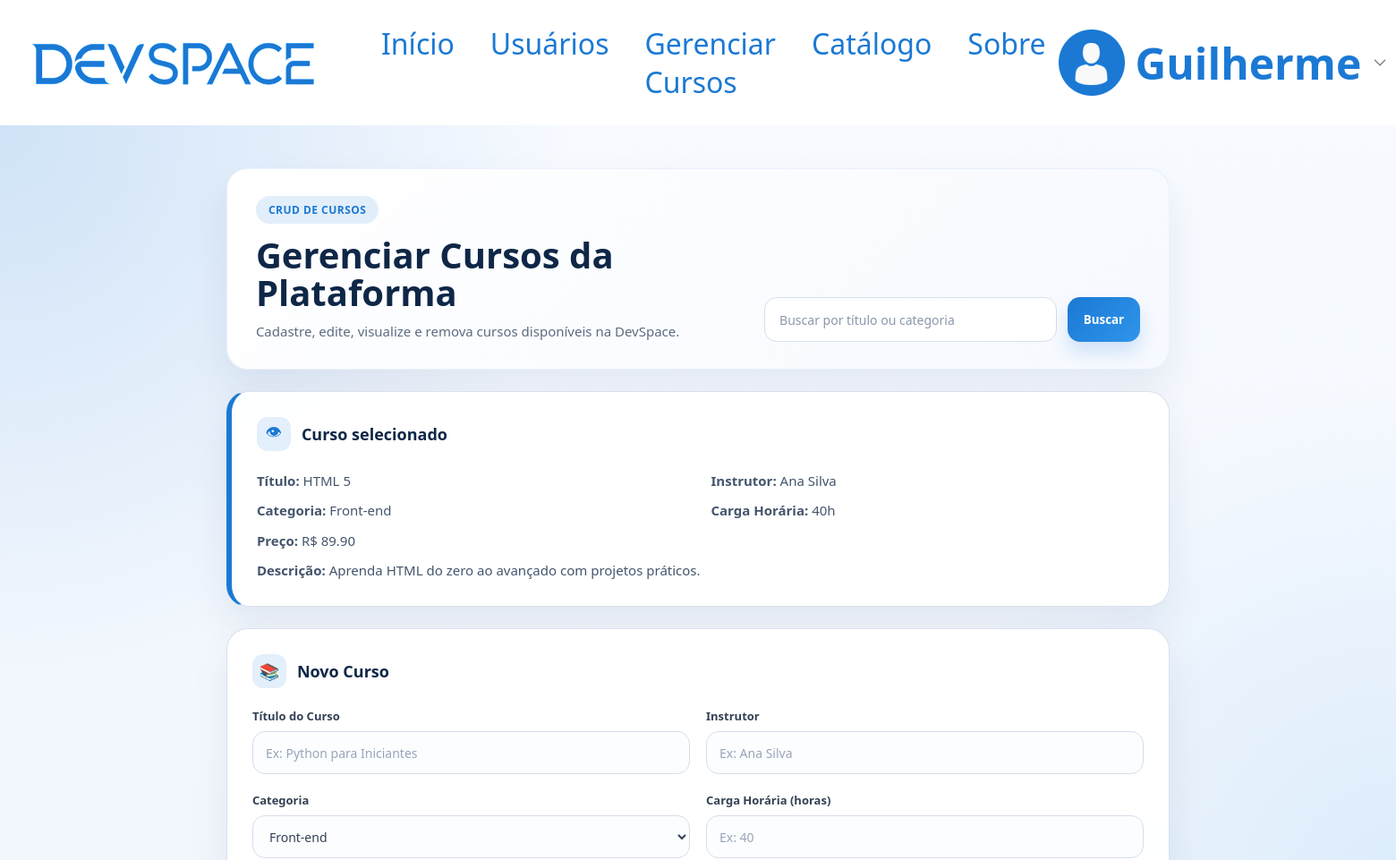
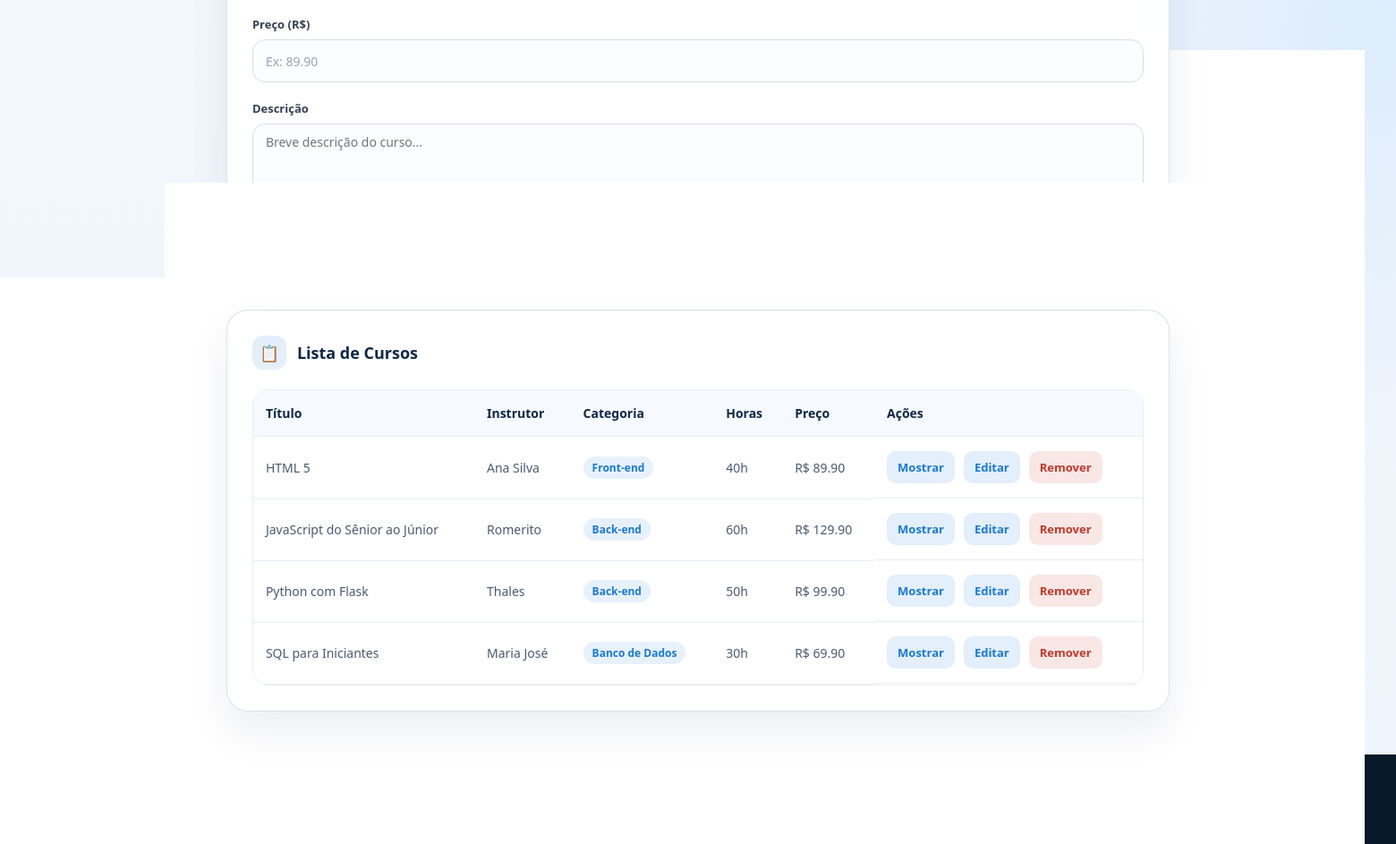
The app's page /gerenciar-cursos/1 (signed in) with its own data (2 pictures, top to bottom).
### tables this page shows
CREATE TABLE cursos (
                id INTEGER PRIMARY KEY AUTOINCREMENT,
                titulo TEXT NOT NULL,
                instrutor TEXT NOT NULL,
                categoria TEXT NOT NULL,
                carga_horaria INTEGER NOT NULL,
                preco REAL NOT NULL,
                descricao TEXT
            );

### app.py (the view)
@app.route('/gerenciar-cursos/<int:id_curso>')
@login_requerido
def mostrar_curso(id_curso):
    usuario = usuario_da_query()
    curso = buscar_curso_por_id(id_curso)
    if not curso:
        flash('Curso não encontrado.')
        return redirect(url_for('gerenciar_cursos'))
    return render_template(
        'cursos/gerenciar.html',
        usuario=usuario,
        cursos=listar_cursos(),
        buscar='',
        curso_selecionado=curso,
        curso_edicao=None
    )

### app.py (called while the page is built)
def login_requerido(f):
    @wraps(f)
    def verificar(*args, **kwargs):
        if not session.get('usuario'):
            flash('você precisa estar logado para acessar essa página.')
            return redirect(url_for('login'))
        return f(*args, **kwargs)
    return verificar

def usuario_da_query():
    usuario = session.get('usuario')
    if usuario:
        return usuario
    return {'nome': 'Visitante', 'email': ''}

### db.py (called while the page is built)
def conectar_banco():
    conexao = sqlite3.connect(CAMINHO_BANCO)
    conexao.row_factory = sqlite3.Row
    return conexao

def registro_para_curso(registro):
    if registro is None:
        return None
    return {
        'id': registro['id'],
        'titulo': registro['titulo'],
        'instrutor': registro['instrutor'],
        'categoria': registro['categoria'],
        'carga_horaria': registro['carga_horaria'],
        'preco': registro['preco'],
        'descricao': registro['descricao']
    }

def listar_cursos(filtro=''):
    termo = filtro.strip().lower()
    with conectar_banco() as conexao:
        if termo:
            registros = conexao.execute(
                '''
                SELECT id, titulo, instrutor, categoria, carga_horaria, preco, descricao
                FROM cursos
                WHERE lower(titulo) LIKE ? OR lower(categoria) LIKE ? OR lower(instrutor) LIKE ?
                ORDER BY lower(titulo)
                ''',
                (f'%{termo}%', f'%{termo}%', f'%{termo}%')
            ).fetchall()
        else:
            registros = conexao.execute(
                'SELECT id, titulo, instrutor, categoria, carga_horaria, preco, descricao FROM cursos ORDER BY lower(titulo)'
            ).fetchall()
    return [registro_para_curso(r) for r in registros]

def buscar_curso_por_id(id_curso):
    with conectar_banco() as conexao:
        registro = conexao.execute(
            'SELECT id, titulo, instrutor, categoria, carga_horaria, preco, descricao FROM cursos WHERE id = ?',
            (id_curso,)
        ).fetchone()
    return registro_para_curso(registro)

### templates/cursos/gerenciar.html (shortened to what this page needs)
{% extends "base.html" %} {% block title %} Gerenciamento de Cursos {% endblock %} {% block css %}
<link rel="stylesheet" href="{{url_for('static', filename='css/user.css')}}" />
<link rel="stylesheet" href="{{url_for('static', filename='css/cursos_crud.css')}}" />
{% endblock %} {% block content %}
<main class="user-main">
  <div class="user-container">
    <section class="user-hero">
      <div class="user-hero-copy">
        <span class="user-label">CRUD de Cursos</span>
        <h1>Gerenciar Cursos da Plataforma</h1>
        <p>Cadastre, edite, visualize e remova cursos disponíveis na DevSpace.</p>
      </div>
      <form class="user-search" method="get" action="{{ url_for('gerenciar_cursos') }}">
        <input
          type="search"
          name="buscar"
          value="{{ buscar }}"
          placeholder="Buscar por título ou categoria"
        />
        <button type="submit">Buscar</button>
      </form>
    </section>
    {% if curso_selecionado %}
    <section class="user-card user-destaque">
      <div class="card-secao-titulo">
        <span class="secao-icone">👁</span>
        <h3>Curso selecionado</h3>
      </div>
      <div class="user-detalhe curso-detalhe-grid">
        <p><strong>Título:</strong> {{ curso_selecionado.titulo }}</p>
        <p><strong>Instrutor:</strong> {{ curso_selecionado.instrutor }}</p>
        <p><strong>Categoria:</strong> {{ curso_selecionado.categoria }}</p>
        <p><strong>Carga Horária:</strong> {{ curso_selecionado.carga_horaria }}h</p>
        <p><strong>Preço:</strong> R$ {{ "%.2f"|format(curso_selecionado.preco) }}</p>
        <p class="descricao-full"><strong>Descrição:</strong> {{ curso_selecionado.descricao }}</p>
      </div>
    </section>
    {% endif %}
    <div class="user-grid">
      <section class="user-card">
        <div class="card-secao-titulo">
          <span class="secao-icone">📚</span>
          <h3>{% if curso_edicao %}Editar Curso{% else %}Novo Curso{% endif %}</h3>
        </div>
        <form
          class="user-form"
          method="post"
          action="{% if curso_edicao %}{{ url_for('editar_curso', id_curso=curso_edicao.id) }}{% else %}{{ url_for('salvar_curso') }}{% endif %}"
        >
          <div class="form-grd">
            <div class="form-grp">
              <label for="titulo">Título do Curso</label>
              <input
                type="text"
                id="titulo"
                name="titulo"
                placeholder="Ex: Python para Iniciantes"
                value="{{ curso_edicao.titulo if curso_edicao else '' }}"
              />
            </div>
            <div class="form-grp">
              <label for="instrutor">Instrutor</label>
              <input
                type="text"
                id="instrutor"
                name="instrutor"
                placeholder="Ex: Ana Silva"
                value="{{ curso_edicao.instrutor if curso_edicao else '' }}"
              />
            </div>
          </div>
          <div class="form-grd">
            <div class="form-grp">
              <label for="categoria">Categoria</label>
              <select id="categoria" name="categoria" class="form-select">
                {% set cats = ['Front-end', 'Back-end', 'Banco de Dados', 'Mobile', 'DevOps', 'Design', 'Outros'] %}
                {% for cat in cats %}
                <option value="{{ cat }}" {% if curso_edicao and curso_edicao.categoria == cat %}selected{% endif %}>{{ cat }}</option>
                {% endfor %}
              </select>
            </div>
            <div class="form-grp">
              <label for="carga_horaria">Carga Horária (horas)</label>
              <input
                type="number"
                id="carga_horaria"
                name="carga_horaria"
                min="1"
                placeholder="Ex: 40"
                value="{{ curso_edicao.carga_horaria if curso_edicao else '' }}"
              />
            </div>
          </div>
          <div class="form-grd form-grd-senha">
            <div class="form-grp">
              <label for="preco">Preço (R$)</label>
              <input
                type="number"
                id="preco"
                name="preco"
                step="0.01"
                min="0"
                placeholder="Ex: 89.90"
                value="{{ curso_edicao.preco if curso_edicao else '' }}"
              />
            </div>
          </div>
          <div class="form-grd form-grd-senha">
            <div class="form-grp">
              <label for="descricao">Descrição</label>
              <textarea
                id="descricao"
                name="descricao"
                rows="3"
                placeholder="Breve descrição do curso..."
                class="form-textarea"
              >{{ curso_edicao.descricao if curso_edicao else '' }}</textarea>
            </div>
          </div>
          <div class="salvar-btn-wrapper">
            <button class="btn-salvar" type="submit">
            </button>
          </div>
        </form>
      </section>
      <section class="user-card">
        <div class="card-secao-titulo">
          <span class="secao-icone">📋</span>
          <h3>Lista de Cursos</h3>
        </div>
        <div class="tabela-wrapper">
          <table class="tabela-usuarios">
            <thead>
              <tr>
                <th>Título</th>
                <th>Instrutor</th>
                <th>Categoria</th>
                <th>Horas</th>
                <th>Preço</th>
                <th>Ações</th>
              </tr>
            </thead>
            <tbody>
              {% for curso in cursos %}
              <tr>
                <td>{{ curso.titulo }}</td>
                <td>{{ curso.instrutor }}</td>
                <td><span class="badge-categoria">{{ curso.categoria }}</span></td>
                <td>{{ curso.carga_horaria }}h</td>
                <td>R$ {{ "%.2f"|format(curso.preco) }}</td>
                <td class="acoes">
                  <a class="acao-link" href="{{ url_for('mostrar_curso', id_curso=curso.id) }}">Mostrar</a>
                  <a class="acao-link" href="{{ url_for('editar_curso', id_curso=curso.id) }}">Editar</a>
                  <form method="post" action="{{ url_for('remover_curso', id_curso=curso.id) }}">
                    <button class="acao-excluir" type="submit">Remover</button>
                  </form>
                </td>
              </tr>
              {% else %}
              <tr>
                <td colspan="6" class="linha-vazia">Nenhum curso encontrado.</td>
              </tr>
              {% endfor %}
            </tbody>
          </table>
        </div>
      </section>
    </div>
  </div>
</main>
{% endblock %}

### templates/base.html (shortened to what this page needs)
<!doctype html>
<html lang="pt-br">
  <head>
    <link
      rel="stylesheet"
      href="{{url_for('static', filename='css/styles.css')}}"
    />
    {% block css %} {% endblock %}
  </head>
  <body>
    <header>
      {% set usuario_logado = session.get('usuario') %}
      <div id="logo-navbar">
        <img
          src="{{url_for('static', filename='imgs/logo-azul.png')}}"
          alt="Logo marca azul"
        />
        <nav>
          <li>
            {% if usuario_logado %}
            <a href="{{ url_for('home') }}">Início</a>
            <a href="{{ url_for('user_page') }}">Usuários</a>
            <a href="{{ url_for('gerenciar_cursos') }}">Gerenciar Cursos</a>
            <a href="{{ url_for('home') }}#cursos">Catálogo</a>
            <a href="{{ url_for('home') }}#sobre">Sobre</a>
            {% else %}
            <a href="{{ url_for('login') }}">Início</a>
            <a href="{{ url_for('login') }}#cursos">Cursos</a>
            <a href="{{ url_for('login') }}#sobre">Sobre</a>
            {% endif %}
          </li>
        </nav>
      </div>
      <div id="user">
        {% if usuario_logado %}
        <a class="user-link" href="{{ url_for('user_page') }}">
          <img
            src="{{url_for('static', filename='imgs/user.png')}}"
            alt="Imagem do user"
          />
          <h2>{{ usuario_logado.nome }}</h2>
          <img
            src="{{url_for('static', filename='imgs/seta-baixo.png')}}"
            alt="Seta para baixo"
            class="user-arrow"
          />
        </a>
        {% else %}
        <a class="btn-logout" href="{{ url_for('login') }}">Entrar</a>
        {% endif %}
      </div>
    </header>
    {% block content %} {% endblock %}
    <footer>
      <p>&copy; 2026 DevSpace. Todos os direitos reservados.</p>
    </footer>
  </body>
</html>

### static/css/styles.css (style rules this page uses)
* { margin: 0; padding: 0; box-sizing: border-box; font-family: "Segoe UI", Tahoma, Geneva, Verdana, sans-serif; }
main { display: flex; height: 100vh; }
section { width: 50%; }
footer { display: flex; justify-content: center; align-items: center; width: 100%; height: 100px; background-color: #0a1929; color: white; font-size: 32px; }

### static/css/cursos_crud.css (style rules this page uses)
.curso-detalhe-grid { display: grid; grid-template-columns: 1fr 1fr; gap: 10px 24px; }
.descricao-full { grid-column: 1 / -1; }
.form-select, .form-textarea { border: 1px solid #d6deeb; border-radius: 14px; padding: 10px 14px; font-size: 14px; outline: none; background: #fbfdff; font-family: inherit; color: #334155; width: 100%; box-sizing: border-box; transition: border-color 0.2s, box-shadow 0.2s; }
.form-select { height: 48px; cursor: pointer; }
.form-textarea { resize: vertical; min-height: 90px; }
.badge-categoria { display: inline-flex; padding: 4px 10px; border-radius: 999px; background: rgba(27, 121, 212, 0.1); color: #1b79d4; font-size: 12px; font-weight: 700; }

### records on screen
cursos: titulo "HTML 5", instrutor "Ana Silva", categoria "Front-end", carga_horaria "40", preco "89.90", descricao "Aprenda HTML do zero ao avançado com projetos práticos."
cursos: titulo "JavaScript do Sênior ao Júnior", instrutor "Romerito", categoria "Back-end", carga_horaria "60", preco "129.90"
cursos: titulo "Python com Flask", instrutor "Thales", categoria "Back-end", carga_horaria "50", preco "99.90"
cursos: titulo "SQL para Iniciantes", instrutor "Maria José", categoria "Banco de Dados", carga_horaria "30", preco "69.90"

### other values on screen
{{ usuario_logado.nome }} "Guilherme"
form field categoria "Front-end"
